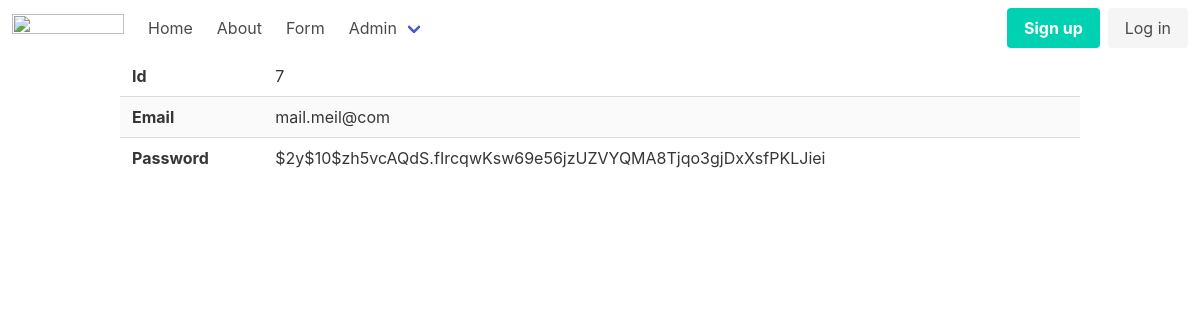
/admin/users/show?id=7, run on the app's committed database.
### tables this page shows
CREATE TABLE users
(
    id       integer
        constraint users_pk
            primary key autoincrement,
    email    text not null
        constraint users_pk2
            unique,
    password text not null
);

### helpers.php (called while the page is built, shortened)
<?php
function view($viewName, $variables=[]){
    extract($variables);
    include __DIR__ . "/views/$viewName.php";
}

### src/DB.php (called while the page is built, shortened)
<?php
class DB
{
    private $conn;
    public function __construct()
    {
        try {
            $this->conn = new PDO("sqlite:db.sqlite");
            $this->conn->setAttribute(PDO::ATTR_ERRMODE, PDO::ERRMODE_EXCEPTION);
        } catch (PDOException $e) {
            echo "Connection failed: " . $e->getMessage();
        }
    }
    public function find(string $tabel, string $class, $id)
    {
        $stmt = $this->conn->prepare("SELECT * FROM $tabel WHERE id=$id");
        $stmt->execute();
        $stmt->setFetchMode(PDO::FETCH_CLASS, $class);
        return $stmt->fetch();
    }
}

### src/Models/Model.php (called while the page is built, shortened)
<?php
class Model
{
    static $table;
    public static function find($id)
    {
        $db = new DB();
        return $db->find(static::$table, static::class, $id);
    }
};

### views/users/show.php (the view)
<?php include __DIR__ . '/../partials/header.php' ?>
<div class="container">
   <table class="table is-striped is-fullwidth">
        <tbody>
            <tr>
                <th>Id</th>
                <td><?=$user->id?></td>
            </tr>
            <tr>
                <th>Email</th>
                <td><?=$user->email?></td>
            </tr>
            <tr>
                <th>Password</th>
                <td><?=$user->password?></td>
            </tr>
        </tbody>
   </table>
</div>
<?php include __DIR__ . '/../partials/footer.php' ?>

### data on the page
users: id "7", email "mail.meil@com", password "$2y$10$zh5vcAQdS.fIrcqwKsw69e56jzUZVYQMA8Tjqo3gjDxXsfPKLJiei"
